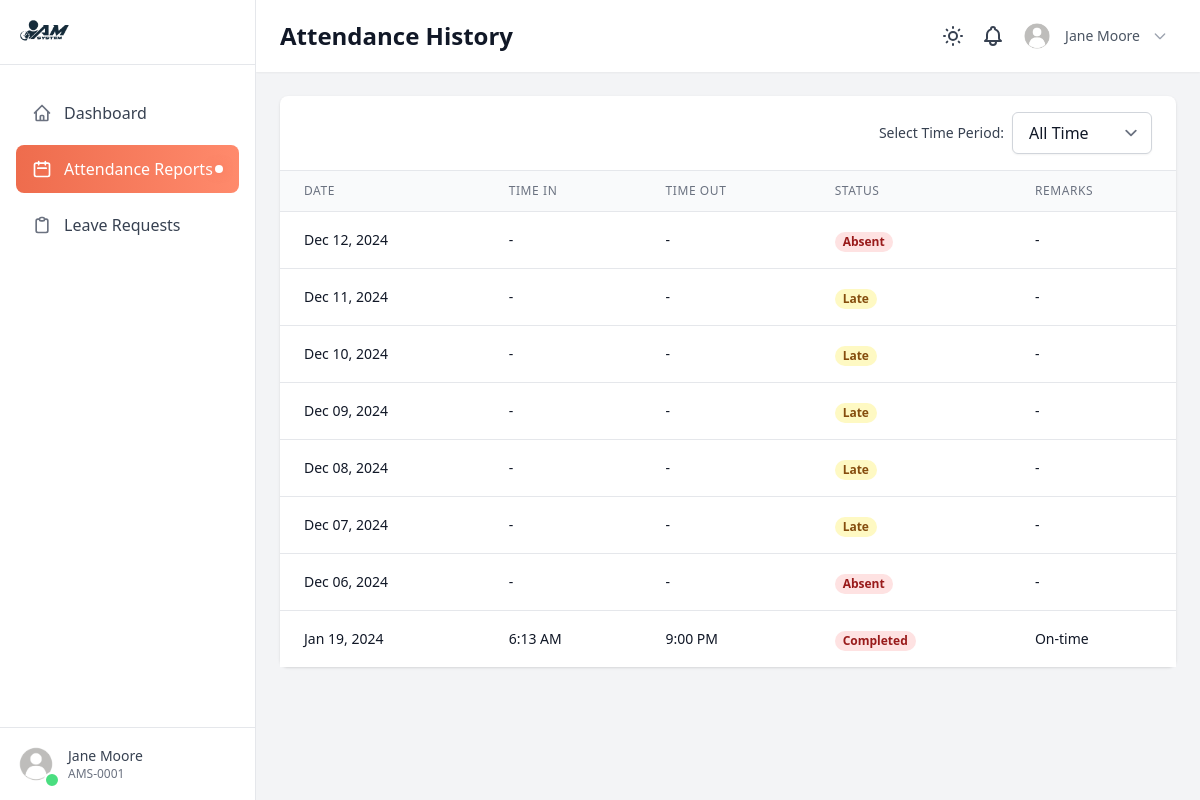
The page /employee/attendance/ (signed in) on the database its author committed.
### management/models.py (models this page shows)
class User(AbstractUser):
    username = None  # Remove username field
    id = models.AutoField(primary_key=True)
    user_id = models.CharField(max_length=50, unique=True)  # Custom user ID
    first_name = models.CharField(max_length=255)
    last_name = models.CharField(max_length=255)
    birthdate = models.DateField()
    contact_number = models.CharField(max_length=50, unique=True)
    email = models.EmailField(max_length=100, unique=True)
    department = models.ForeignKey(Department, on_delete=models.CASCADE, default=None)
    is_anonymous = False
    is_active = models.BooleanField(default=True)
    objects = UserManager()
    USERNAME_FIELD = 'user_id'
    REQUIRED_FIELDS = ['first_name', 'last_name', 'birthdate', 'contact_number', 'email']
    def __str__(self):
        return f"{self.first_name} {self.last_name}"

### attendance/models.py (models this page shows, shortened)
class Attendance(models.Model):
    user = models.ForeignKey(settings.AUTH_USER_MODEL, on_delete=models.CASCADE)
    date = models.DateField()
    time_in = models.TimeField(null=True, blank=True)
    time_out = models.TimeField(null=True, blank=True)
    status = models.CharField(max_length=10)
    remarks = models.TextField(blank=True)

### dashboard/views.py (the view)
# urls.py: path('employee/attendance/', views.employee_attendance, name='employee_attendance'),
@login_required
def employee_attendance(request):
    time_period = request.GET.get('time_period', 'all_time')
    print(f"Current user: {request.user}")
    print(f"User ID: {request.user.user_id}")
    print(f"Is authenticated: {request.user.is_authenticated}")
    all_records = Attendance.objects.all()
    print(f"Total attendance records in database: {all_records.count()}")
    user_records = Attendance.objects.filter(user=request.user)
    print(f"Records for current user: {user_records.count()}")
    today = timezone.now().date()
    print(f"Current date: {today}")
    if time_period == 'this_week':
        start_date = today - timedelta(days=today.weekday())
    elif time_period == 'this_month':
        start_date = today.replace(day=1)
    elif time_period == 'last_6_months':
        start_date = today - timedelta(days=180)
    elif time_period == 'this_year':
        start_date = today.replace(month=1, day=1)
    else:  # all_time or invalid filter
        start_date = None
    attendance_query = user_records
    if start_date:
        attendance_query = attendance_query.filter(date__gte=start_date)
        print(f"Filtered by date >= {start_date}: {attendance_query.count()} records")
    attendance_records = attendance_query.order_by('-date', '-time_in')
    print(f"Final query: {attendance_records.query}")
    print(f"Number of records to display: {attendance_records.count()}")
    context = {
        'attendance_records': attendance_records,
        'selected_period': time_period
    }
    return render(request, 'dashboard/employee/employee_manage_attendance.html', context)

### dashboard/templates/dashboard/employee/employee_manage_attendance.html (shortened to what this page needs)
{% extends 'dashboard/base.html' %}
{% load static %}
{% block content %}
<div class="flex h-screen bg-gray-100 dark:bg-gray-900">
    {% include 'dashboard/employee/includes/sidebar.html' %}
    <div class="overflow-y-auto overflow-x-hidden flex-1">
        <div class="bg-white shadow-sm dark:bg-gray-800">
            <div class="flex justify-between items-center px-6 py-3">
                <h1 class="text-2xl font-semibold text-gray-900 dark:text-white">Attendance History</h1>
                <div class="flex items-center">
                    {% include 'dashboard/employee/includes/header_buttons.html' %}
                </div>
            </div>
        </div>
        <div class="p-6">
            <div class="bg-white rounded-lg shadow dark:bg-gray-800">
                <div class="px-6 py-4 border-b border-gray-200 dark:border-gray-700">
                    <form method="get" class="flex justify-end items-center space-x-2">
                        <label for="timePeriodFilter" class="text-sm font-medium text-gray-700 dark:text-gray-300">
                            Select Time Period:
                        </label>
                        <select id="timePeriodFilter" onchange="this.form.submit()" name="time_period" class="px-4 py-2 text-gray-900 bg-white rounded-md border border-gray-300 shadow-sm dark:bg-gray-800 dark:border-gray-700 dark:text-gray-300 focus:outline-none focus:ring focus:ring-blue-200">
                            <option value="all_time" {% if selected_period == 'all_time' %}selected{% endif %}>All Time</option>
                        </select>
                    </form>
                </div>
                <div class="overflow-x-auto">
                    <table class="min-w-full divide-y divide-gray-200 dark:divide-gray-700">
                        <thead class="bg-gray-50 dark:bg-gray-700">
                            <tr>
                                <th class="px-6 py-3 text-xs font-medium tracking-wider text-left text-gray-500 uppercase dark:text-gray-400">
                                    Date
                                </th>
                                <th class="px-6 py-3 text-xs font-medium tracking-wider text-left text-gray-500 uppercase dark:text-gray-400">
                                    Time In
                                </th>
                                <th class="px-6 py-3 text-xs font-medium tracking-wider text-left text-gray-500 uppercase dark:text-gray-400">
                                    Time Out
                                </th>
                                <th class="px-6 py-3 text-xs font-medium tracking-wider text-left text-gray-500 uppercase dark:text-gray-400">
                                    Status
                                </th>
                                <th class="px-6 py-3 text-xs font-medium tracking-wider text-left text-gray-500 uppercase dark:text-gray-400">
                                    Remarks
                                </th>
                            </tr>
                        </thead>
                        <tbody class="bg-white divide-y divide-gray-200 dark:bg-gray-800 dark:divide-gray-700">
                            {% for attendance in attendance_records %}
                            <tr>
                                <td class="px-6 py-4 text-sm text-gray-900 whitespace-nowrap dark:text-gray-100">
                                    {{ attendance.date|date:"M d, Y" }}
                                </td>
                                <td class="px-6 py-4 text-sm text-gray-900 whitespace-nowrap dark:text-gray-100">
                                    {{ attendance.time_in|time:"g:i A"|default:"-" }}
                                </td>
                                <td class="px-6 py-4 text-sm text-gray-900 whitespace-nowrap dark:text-gray-100">
                                    {{ attendance.time_out|time:"g:i A"|default:"-" }}
                                </td>
                                <td class="px-6 py-4 whitespace-nowrap">
                                    <span class="px-2 inline-flex text-xs leading-5 font-semibold rounded-full
                                        {% if attendance.status == 'Present' %}bg-green-100 dark:bg-green-900 text-green-800 dark:text-green-100
                                        {% elif attendance.status == 'Late' %}bg-yellow-100 dark:bg-yellow-900 text-yellow-800 dark:text-yellow-100
                                        {% else %}bg-red-100 dark:bg-red-900 text-red-800 dark:text-red-100{% endif %}">
                                        {{ attendance.status }}
                                    </span>
                                </td>
                                <td class="px-6 py-4 text-sm text-gray-900 whitespace-nowrap dark:text-gray-100">
                                    {{ attendance.remarks|default:"-" }}
                                </td>
                            </tr>
                            {% empty %}
                            <tr>
                                <td colspan="5" class="px-6 py-4 text-sm text-center text-gray-500 dark:text-gray-400">
                                    No attendance records found for the selected period.
                                </td>
                            </tr>
                            {% endfor %}
                        </tbody>
                    </table>
                </div>
            </div>
        </div>
    </div>
</div>
{% endblock %}

### dashboard/templates/dashboard/employee/includes/sidebar.html (shortened to what this page needs)
{% load static %}
<aside class="flex flex-col w-64 h-screen bg-white border-r border-gray-200 transition-all duration-300 dark:bg-gray-900 dark:border-gray-700">
    <div class="flex justify-between items-center p-4 bg-white border-b border-gray-200 dark:border-gray-800 dark:bg-gray-900">
        <img src="{% static 'images/AMSystemlogo-dark.png' %}"
             alt="AM System Logo Light"
             class="block h-8 transition-transform duration-300 hover:scale-105 dark:hidden">
    </div>
    <nav class="overflow-y-auto flex-1 px-4 py-6 space-y-2 bg-white dark:bg-gray-900">
        <a href="{% url 'dashboard:employee_dashboard' %}"
           class="flex items-center px-4 py-3 text-gray-700 dark:text-gray-300 rounded-lg hover:bg-gradient-to-r hover:from-gray-100 hover:to-white dark:hover:from-gray-800 dark:hover:to-gray-900 group relative overflow-hidden transition-all duration-300 ">
            <svg class="w-5 h-5 mr-3 transition-all duration-300 group-hover:scale-110 group-hover:rotate-3 {% if request.resolver_match.url_name == 'employee_dashboard' %}text-white{% else %}text-gray-500 dark:text-gray-400 group-hover:text-coral dark:group-hover:text-coral{% endif %}"
                 fill="none" stroke="currentColor" viewBox="0 0 24 24">
                <path stroke-linecap="round" stroke-linejoin="round" stroke-width="2"
                      d="M3 12l2-2m0 0l7-7 7 7M5 10v10a1 1 0 001 1h3m10-11l2 2m-2-2v10a1 1 0 01-1 1h-3m-6 0a1 1 0 001-1v-4a1 1 0 011-1h2a1 1 0 011 1v4a1 1 0 001 1m-6 0h6"/>
            </svg>
            <span class="font-medium transition-all duration-300 group-hover:translate-x-1 group-hover:text-coral dark:group-hover:text-coral">Dashboard</span>
        </a>
        <a href="{% url 'dashboard:employee_attendance' %}"
           class="flex items-center px-4 py-3 text-gray-700 dark:text-gray-300 rounded-lg hover:bg-gradient-to-r hover:from-gray-100 hover:to-white dark:hover:from-gray-800 dark:hover:to-gray-900 group relative overflow-hidden transition-all duration-300 {% if request.resolver_match.url_name == 'employee_attendance' %}bg-gradient-to-r from-coral to-coral-light text-white dark:from-coral dark:to-coral-dark{% endif %}">
            <svg class="w-5 h-5 mr-3 transition-all duration-300 group-hover:scale-110 group-hover:rotate-3 {% if request.resolver_match.url_name == 'employee_attendance' %}text-white{% else %}text-gray-500 dark:text-gray-400 group-hover:text-coral dark:group-hover:text-coral{% endif %}"
                 fill="none" stroke="currentColor" viewBox="0 0 24 24">
                <path stroke-linecap="round" stroke-linejoin="round" stroke-width="2"
                      d="M8 7V3m8 4V3m-9 8h10M5 21h14a2 2 0 002-2V7a2 2 0 00-2-2H5a2 2 0 00-2 2v12a2 2 0 002 2z"/>
            </svg>
            <span class="font-medium transition-all duration-300 group-hover:translate-x-1 group-hover:text-coral dark:group-hover:text-coral">Attendance Reports</span>
            {% if request.resolver_match.url_name == 'employee_attendance' %}
            <span class="absolute right-4 w-2 h-2 bg-white rounded-full shadow-glow"></span>
            {% endif %}
        </a>
        <a href="{% url 'dashboard:employee_leave' %}"
           class="flex items-center px-4 py-3 text-gray-700 dark:text-gray-300 rounded-lg hover:bg-gradient-to-r hover:from-gray-100 hover:to-white dark:hover:from-gray-800 dark:hover:to-gray-900 group relative overflow-hidden transition-all duration-300 ">
            <svg class="w-5 h-5 mr-3 transition-all duration-300 group-hover:scale-110 group-hover:rotate-3 {% if request.resolver_match.url_name == 'employee_leave' %}text-white{% else %}text-gray-500 dark:text-gray-400 group-hover:text-coral dark:group-hover:text-coral{% endif %}"
                 fill="none" stroke="currentColor" viewBox="0 0 24 24">
                <path stroke-linecap="round" stroke-linejoin="round" stroke-width="2"
                      d="M9 5H7a2 2 0 00-2 2v12a2 2 0 002 2h10a2 2 0 002-2V7a2 2 0 00-2-2h-2M9 5a2 2 0 002 2h2a2 2 0 002-2M9 5a2 2 0 012-2h2a2 2 0 012 2"/>
            </svg>
            <span class="font-medium transition-all duration-300 group-hover:translate-x-1 group-hover:text-coral dark:group-hover:text-coral">Leave Requests</span>
        </a>
    </nav>
    <div class="p-4 bg-white border-t border-gray-200 dark:border-gray-800 dark:bg-gray-900">
        <div class="flex items-center space-x-3 group">
            <div class="relative">
                <img src="{% static 'images/default-avatar.png' %}" alt="User Avatar"
                     class="w-10 h-10 rounded-full border-2 border-transparent transition-all duration-300 group-hover:border-coral group-hover:scale-105">
                <div class="absolute -right-1 -bottom-1 w-4 h-4 bg-green-400 rounded-full border-2 border-white dark:border-gray-900"></div>
            </div>
            <div class="flex-1">
                <p class="text-sm font-medium text-gray-700 transition-all duration-300 dark:text-gray-200 group-hover:text-coral dark:group-hover:text-coral">{{request.user.first_name}} {{request.user.last_name}}</p>
                <p class="text-xs text-gray-500 dark:text-gray-400">{{request.user.user_id}}</p>
            </div>
        </div>
    </div>
</aside>

### dashboard/templates/dashboard/employee/includes/header_buttons.html (shortened to what this page needs)
{% load static %}
<div class="flex justify-between items-center px-1 sm:px-0">
    <button data-theme-toggle id="themeToggle" class="relative p-2 text-gray-700 rounded-lg transition-all duration-300 dark:text-gray-200 group hover:scale-110">
    </button>
    <div class="relative group">
        <button id="notificationsDropdownButton" class="relative p-2 text-gray-700 rounded-lg transition-all duration-300 dark:text-gray-200 hover:scale-110">
            <span class="absolute -top-1 -right-1 px-2 py-1 text-xs font-bold text-white rounded-full transition-transform duration-300 transform bg-coral group-hover:scale-110">3</span>
        </button>
    </div>
    <div class="relative group">
        <button id="profileDropdownButton" class="flex items-center p-2 space-x-3 text-gray-600 rounded-lg transition-all duration-300 dark:text-gray-200 hover:scale-105">
            <div class="relative">
                <img src="{% static 'images/default-avatar.png' %}" alt="Profile" class="w-8 h-8 rounded-full border-2 border-transparent transition-all duration-300 group-hover:border-coral">
            </div>
            <span class="text-sm font-medium transition-colors duration-300 group-hover:text-coral">{{ request.user.get_full_name }}</span>
            <svg class="w-4 h-4 text-gray-400 transition-colors duration-300 transform group-hover:text-coral group-hover:rotate-180" fill="none" stroke="currentColor" viewBox="0 0 24 24">
                <path stroke-linecap="round" stroke-linejoin="round" stroke-width="2" d="M19 9l-7 7-7-7"/>
            </svg>
        </button>
    </div>
</div>

### dashboard/templates/dashboard/employee/includes/sidebar.html (style rules this page uses)
.shadow-glow { box-shadow: 0 0 10px rgba(238, 108, 77, 0.5); }
.from-coral { --tw-gradient-from: #EE6C4D; --tw-gradient-stops: var(--tw-gradient-from), var(--tw-gradient-to, rgba(238, 108, 77, 0)); }
.to-coral-light { --tw-gradient-to: #FF8A6C; }

### rows shown on the page
User: user.first_name "Jane", user.last_name "Moore", user.user_id "AMS-0001", user.get_full_name "Jane Moore"
Attendance: date "Dec 12, 2024", time_in "-", time_out "-", status "Absent", remarks "-"
Attendance: date "Dec 11, 2024", time_in "-", time_out "-", status "Late", remarks "-"
Attendance: date "Dec 10, 2024", time_in "-", time_out "-", status "Late", remarks "-"
Attendance: date "Dec 09, 2024", time_in "-", time_out "-", status "Late", remarks "-"
Attendance: date "Dec 08, 2024", time_in "-", time_out "-", status "Late", remarks "-"
Attendance: date "Dec 07, 2024", time_in "-", time_out "-", status "Late", remarks "-"
Attendance: date "Dec 06, 2024", time_in "-", time_out "-", status "Absent", remarks "-"
Attendance: date "Jan 19, 2024", time_in "6:13 AM", time_out "9:00 PM", status "Completed", remarks "On-time"
